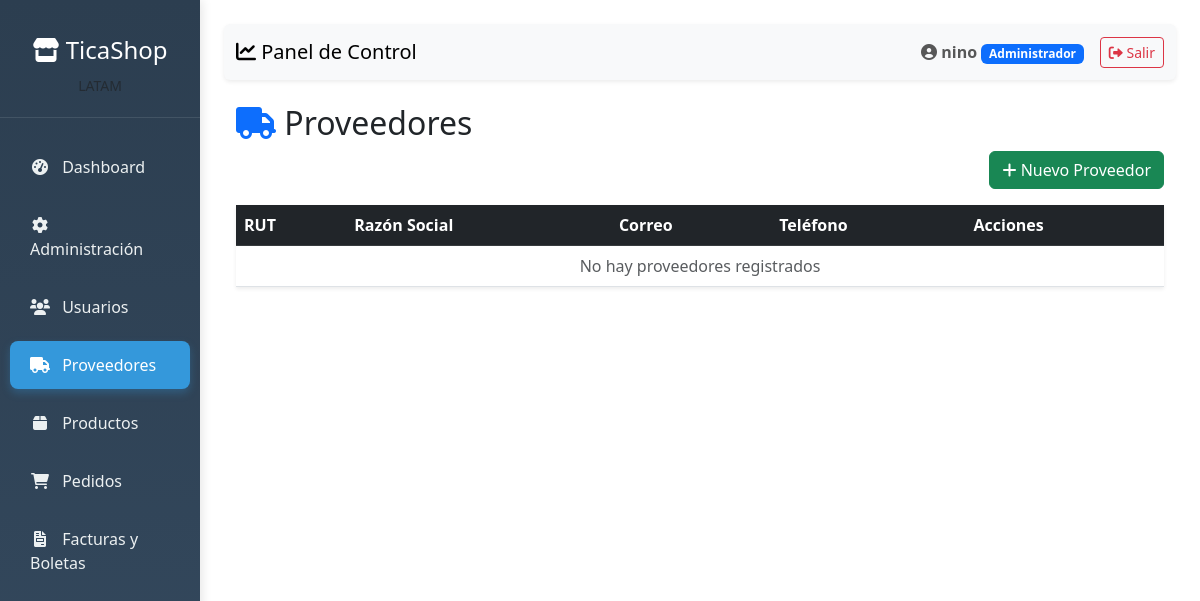
The app's page /clientes/proveedores/ (signed in), older data.
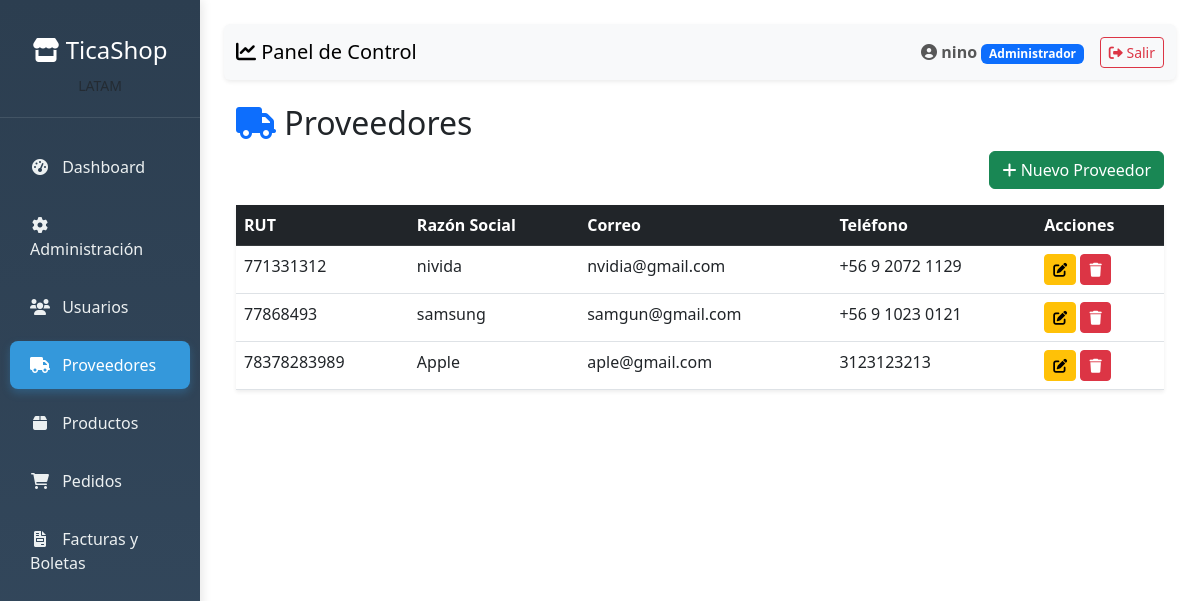
The same page, newer data.
### apps/clientes/models.py (models this page shows, shortened)
class Proveedor(models.Model):
    rut = models.CharField(max_length=12, unique=True)
    razon_social = models.CharField(max_length=255)
    email_contacto = models.EmailField(blank=True, null=True)
    telefono = models.CharField(max_length=20, blank=True, null=True)
    class Meta:
        db_table = 'proveedores'
        verbose_name = 'Proveedor'
        verbose_name_plural = 'Proveedores'

### apps/clientes/views.py (the view)
# urls.py: path('proveedores/', views.listar_proveedores, name='listar_proveedores'),
@login_required
def listar_proveedores(request):
    proveedores = Proveedor.objects.all()
    return render(request, 'clientes/listar_proveedores.html', {'proveedores': proveedores})

### templates/clientes/listar_proveedores.html
{% extends 'dashboard/base_dashboard.html' %}
{% block content %}
<div class="container mt-4">
    <h2><i class="fas fa-truck text-primary"></i> Proveedores</h2>
    {% if request.user.rol == 'Administrador' %}
    <div class="text-end mb-3">
        <a href="{% url 'crear_proveedor' %}" class="btn btn-success">
            <i class="fas fa-plus"></i> Nuevo Proveedor
        </a>
    </div>
    {% endif %}
    <table class="table table-hover shadow-sm">
        <thead class="table-dark">
            <tr>
                <th>RUT</th>
                <th>Razón Social</th>
                <th>Correo</th>
                <th>Teléfono</th>
                {% if request.user.rol == 'Administrador' %}
                <th>Acciones</th>
                {% endif %}
            </tr>
        </thead>
        <tbody>
            {% for proveedor in proveedores %}
            <tr>
                <td>{{ proveedor.rut }}</td>
                <td>{{ proveedor.razon_social }}</td>
                <td>{{ proveedor.email_contacto }}</td>
                <td>{{ proveedor.telefono }}</td>
                {% if request.user.rol == 'Administrador' %}
                <td>
                    <a href="{% url 'editar_proveedor' proveedor.id %}" class="btn btn-warning btn-sm">
                        <i class="fas fa-edit"></i>
                    </a>
                    <a href="{% url 'eliminar_proveedor' proveedor.id %}" class="btn btn-danger btn-sm"
                        onclick="return confirm('¿Seguro que deseas eliminar este proveedor?')">
                        <i class="fas fa-trash"></i>
                    </a>
                </td>
                {% endif %}
            </tr>
            {% empty %}
            <tr><td colspan="5" class="text-center text-muted">No hay proveedores registrados</td></tr>
            {% endfor %}
        </tbody>
    </table>
</div>
{% endblock %}

Row changes from the older to the newer data that the page shows:
added Proveedor: rut "771331312", razon_social "nivida", email_contacto "nvidia@gmail.com", telefono "+56 9 2072 1129"
added Proveedor: rut "77868493", razon_social "samsung", email_contacto "samgun@gmail.com", telefono "+56 9 1023 0121"
added Proveedor: rut "78378283989", razon_social "Apple", email_contacto "aple@gmail.com", telefono "3123123213"
Text that changed along with them:
text no longer shown: "No hay proveedores registrados"
